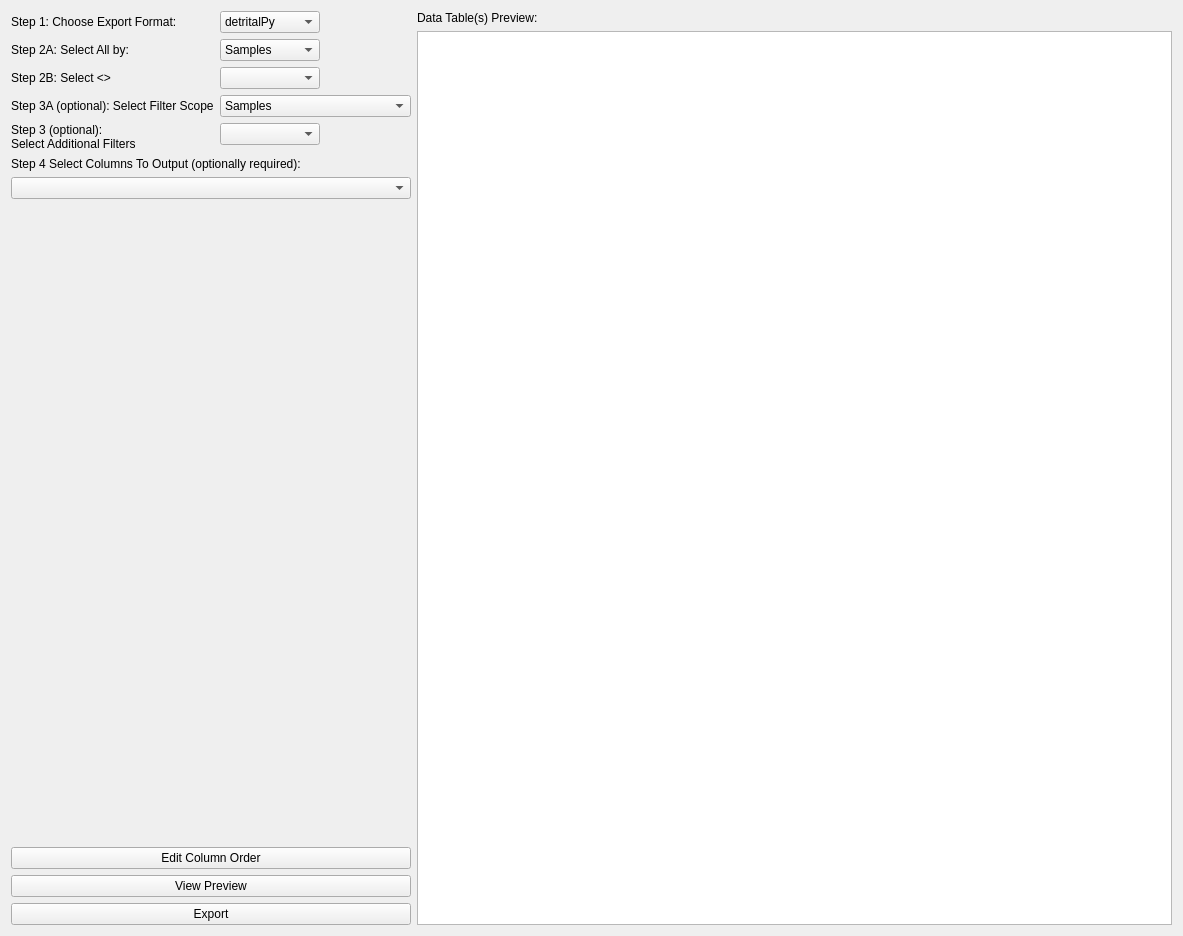
<?xml version="1.0" encoding="UTF-8"?>
<ui version="4.0">
 <class>Form</class>
 <widget class="QWidget" name="Form">
  <property name="geometry">
   <rect>
    <x>0</x>
    <y>0</y>
    <width>1183</width>
    <height>936</height>
   </rect>
  </property>
  <property name="windowTitle">
   <string>Form</string>
  </property>
  <layout class="QHBoxLayout" name="horizontalLayout">
   <item>
    <layout class="QVBoxLayout" name="verticalLayout_9">
     <item>
      <layout class="QFormLayout" name="formLayout">
       <item row="0" column="0">
        <widget class="QLabel" name="label_2">
         <property name="text">
          <string>Step 1: Choose Export Format:</string>
         </property>
        </widget>
       </item>
       <item row="1" column="0">
        <widget class="QLabel" name="label_3">
         <property name="text">
          <string>Step 2A: Select All by:</string>
         </property>
        </widget>
       </item>
       <item row="1" column="1">
        <widget class="QComboBox" name="selectionscope_comboBox">
         <property name="sizePolicy">
          <sizepolicy hsizetype="Fixed" vsizetype="Fixed">
           <horstretch>0</horstretch>
           <verstretch>0</verstretch>
          </sizepolicy>
         </property>
         <property name="minimumSize">
          <size>
           <width>100</width>
           <height>0</height>
          </size>
         </property>
         <property name="maximumSize">
          <size>
           <width>100</width>
           <height>16777215</height>
          </size>
         </property>
         <item>
          <property name="text">
           <string>Samples</string>
          </property>
         </item>
         <item>
          <property name="text">
           <string>Aliquots</string>
          </property>
         </item>
         <item>
          <property name="text">
           <string>Spots</string>
          </property>
         </item>
        </widget>
       </item>
       <item row="2" column="0">
        <widget class="QLabel" name="label_4">
         <property name="text">
          <string>Step 2B: Select &lt;&gt;</string>
         </property>
        </widget>
       </item>
       <item row="2" column="1">
        <widget class="CheckableComboBox" name="samplesincluded_comboBox">
         <property name="sizePolicy">
          <sizepolicy hsizetype="Fixed" vsizetype="Fixed">
           <horstretch>0</horstretch>
           <verstretch>0</verstretch>
          </sizepolicy>
         </property>
         <property name="minimumSize">
          <size>
           <width>100</width>
           <height>0</height>
          </size>
         </property>
         <property name="maximumSize">
          <size>
           <width>100</width>
           <height>16777215</height>
          </size>
         </property>
        </widget>
       </item>
       <item row="3" column="0">
        <widget class="QLabel" name="label">
         <property name="text">
          <string>Step 3A (optional): Select Filter Scope</string>
         </property>
        </widget>
       </item>
       <item row="3" column="1">
        <widget class="QComboBox" name="filterscope_comboBox">
         <item>
          <property name="text">
           <string>Samples</string>
          </property>
         </item>
         <item>
          <property name="text">
           <string>Aliquots</string>
          </property>
         </item>
         <item>
          <property name="text">
           <string>Spots</string>
          </property>
         </item>
         <item>
          <property name="text">
           <string>UPbData</string>
          </property>
         </item>
        </widget>
       </item>
       <item row="4" column="0">
        <widget class="QLabel" name="label_5">
         <property name="text">
          <string>Step 3 (optional): Select Additional Filters</string>
         </property>
         <property name="wordWrap">
          <bool>true</bool>
         </property>
        </widget>
       </item>
       <item row="4" column="1">
        <widget class="CheckableComboBox" name="filterselection_comboBox">
         <property name="sizePolicy">
          <sizepolicy hsizetype="Fixed" vsizetype="Fixed">
           <horstretch>0</horstretch>
           <verstretch>0</verstretch>
          </sizepolicy>
         </property>
         <property name="minimumSize">
          <size>
           <width>100</width>
           <height>0</height>
          </size>
         </property>
         <property name="maximumSize">
          <size>
           <width>100</width>
           <height>16777215</height>
          </size>
         </property>
        </widget>
       </item>
       <item row="0" column="1">
        <widget class="QComboBox" name="exportformat_comboBox">
         <property name="sizePolicy">
          <sizepolicy hsizetype="Fixed" vsizetype="Fixed">
           <horstretch>0</horstretch>
           <verstretch>0</verstretch>
          </sizepolicy>
         </property>
         <property name="minimumSize">
          <size>
           <width>100</width>
           <height>0</height>
          </size>
         </property>
         <property name="maximumSize">
          <size>
           <width>100</width>
           <height>16777215</height>
          </size>
         </property>
         <item>
          <property name="text">
           <string>detritalPy</string>
          </property>
         </item>
         <item>
          <property name="text">
           <string>IsoplotR</string>
          </property>
         </item>
         <item>
          <property name="text">
           <string>DZStats</string>
          </property>
         </item>
         <item>
          <property name="text">
           <string>Database</string>
          </property>
         </item>
         <item>
          <property name="text">
           <string>Custom</string>
          </property>
         </item>
        </widget>
       </item>
      </layout>
     </item>
     <item>
      <widget class="QLabel" name="label_7">
       <property name="maximumSize">
        <size>
         <width>16777215</width>
         <height>30</height>
        </size>
       </property>
       <property name="text">
        <string>Step 4 Select Columns To Output (optionally required):  </string>
       </property>
       <property name="wordWrap">
        <bool>true</bool>
       </property>
      </widget>
     </item>
     <item>
      <widget class="QComboBox" name="columnselection_comboBox">
       <property name="sizePolicy">
        <sizepolicy hsizetype="Fixed" vsizetype="Fixed">
         <horstretch>0</horstretch>
         <verstretch>0</verstretch>
        </sizepolicy>
       </property>
       <property name="minimumSize">
        <size>
         <width>400</width>
         <height>0</height>
        </size>
       </property>
       <property name="maximumSize">
        <size>
         <width>400</width>
         <height>16777215</height>
        </size>
       </property>
      </widget>
     </item>
     <item>
      <widget class="QStackedWidget" name="columnattributes_stack">
       <property name="minimumSize">
        <size>
         <width>400</width>
         <height>600</height>
        </size>
       </property>
       <property name="maximumSize">
        <size>
         <width>400</width>
         <height>600</height>
        </size>
       </property>
       <property name="baseSize">
        <size>
         <width>400</width>
         <height>600</height>
        </size>
       </property>
      </widget>
     </item>
     <item>
      <spacer name="verticalSpacer">
       <property name="orientation">
        <enum>Qt::Vertical</enum>
       </property>
       <property name="sizeHint" stdset="0">
        <size>
         <width>20</width>
         <height>40</height>
        </size>
       </property>
      </spacer>
     </item>
     <item>
      <widget class="QPushButton" name="editorder_pushbutton">
       <property name="text">
        <string>Edit Column Order</string>
       </property>
      </widget>
     </item>
     <item>
      <widget class="QPushButton" name="viewpreview_pushbutton">
       <property name="focusPolicy">
        <enum>Qt::ClickFocus</enum>
       </property>
       <property name="text">
        <string>View Preview</string>
       </property>
       <property name="autoDefault">
        <bool>false</bool>
       </property>
      </widget>
     </item>
     <item>
      <widget class="QPushButton" name="export_pushbutton">
       <property name="text">
        <string>Export</string>
       </property>
      </widget>
     </item>
    </layout>
   </item>
   <item>
    <layout class="QVBoxLayout" name="verticalLayout_7">
     <item>
      <widget class="QLabel" name="label_8">
       <property name="text">
        <string>Data Table(s) Preview:</string>
       </property>
      </widget>
     </item>
     <item>
      <widget class="QTableView" name="tableView"/>
     </item>
    </layout>
   </item>
  </layout>
 </widget>
 <customwidgets>
  <customwidget>
   <class>CheckableComboBox</class>
   <extends>QComboBox</extends>
   <header location="global">Functions/Table_classes.h</header>
  </customwidget>
 </customwidgets>
 <resources/>
 <connections/>
</ui>
